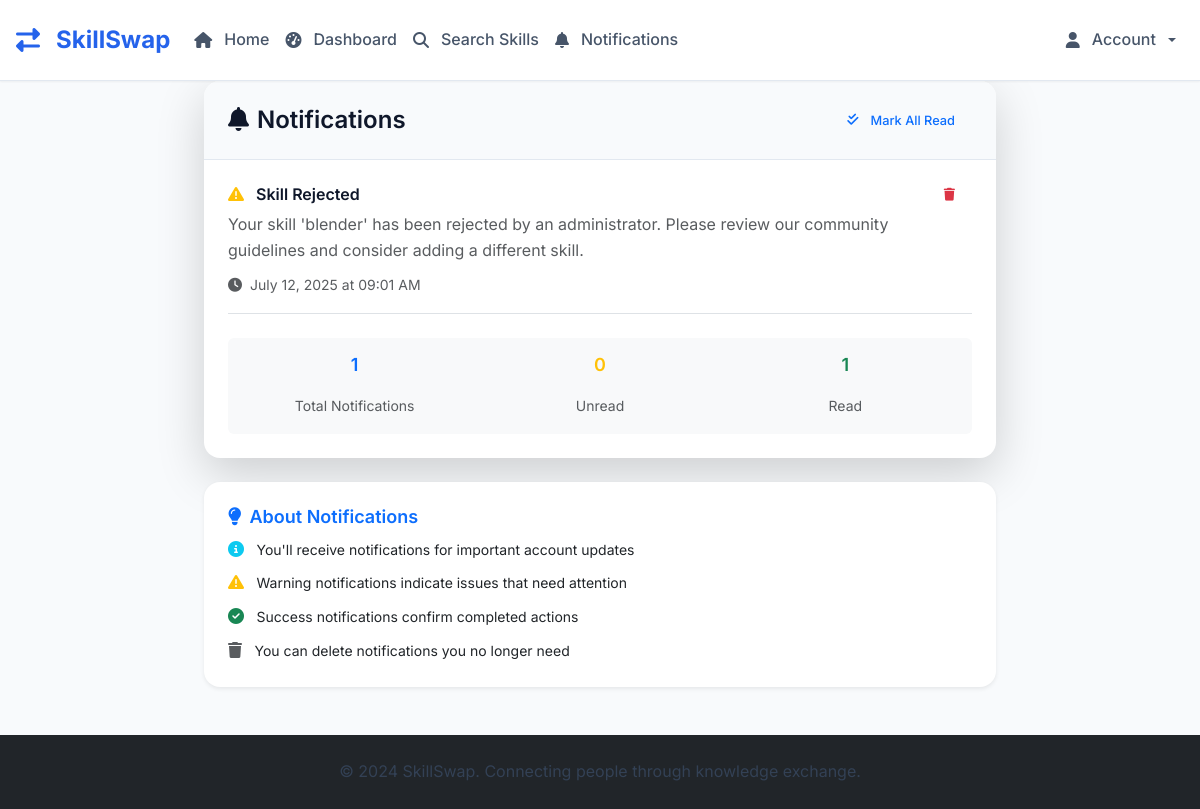
The page /notifications (signed in) on the database as committed earlier.
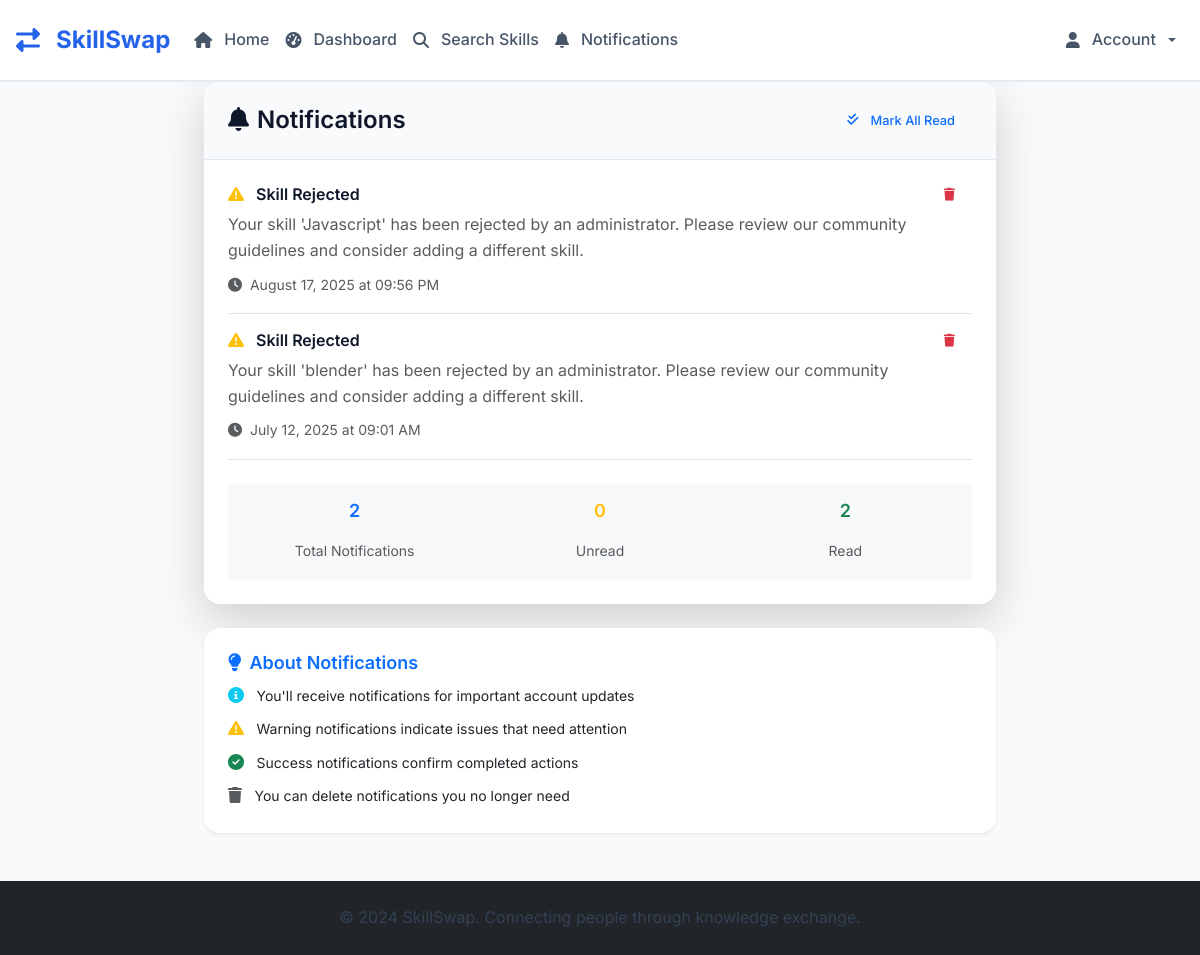
The same page on the database as committed later.
### tables this page shows
CREATE TABLE notifications (
            id INTEGER PRIMARY KEY AUTOINCREMENT,
            user_id INTEGER NOT NULL,
            title TEXT NOT NULL,
            message TEXT NOT NULL,
            type TEXT DEFAULT 'info', -- 'info', 'warning', 'error', 'success'
            is_read INTEGER DEFAULT 0,
            created_at TIMESTAMP DEFAULT CURRENT_TIMESTAMP,
            FOREIGN KEY (user_id) REFERENCES users (id)
        );

### skill_swap_app.py (the view)
@app.route('/notifications')
@login_required
def notifications():
    conn = get_db()
    user_notifications = conn.execute('''
        SELECT * FROM notifications
        WHERE user_id = ?
        ORDER BY created_at DESC
    ''', (session['user_id'],)).fetchall()
    conn.close()
    user_notifications = convert_rows_datetimes(user_notifications)
    return render_template('notifications.html', notifications=user_notifications)

### skill_swap_app.py (called while the page is built)
def parse_datetime(timestamp_str):
    if timestamp_str is None:
        return None
    try:
        if 'T' in timestamp_str:
            return datetime.fromisoformat(timestamp_str.replace('Z', '+00:00'))
        else:
            return datetime.strptime(timestamp_str, '%Y-%m-%d %H:%M:%S')
    except:
        return None

def convert_row_datetimes(row):
    if row is None:
        return None
    if hasattr(row, 'keys'):
        row_dict = dict(row)
    else:
        row_dict = row
    timestamp_fields = ['created_at', 'updated_at']
    for field in timestamp_fields:
        if field in row_dict and row_dict[field]:
            row_dict[field] = parse_datetime(row_dict[field])
    return row_dict

def convert_rows_datetimes(rows):
    if not rows:
        return []
    return [convert_row_datetimes(row) for row in rows]

def get_db():
    conn = sqlite3.connect('skill_swap.db')
    conn.row_factory = sqlite3.Row
    return conn

### templates/notifications.html (shortened to what the changed rows need)
{% extends "base.html" %}
{% block content %}
<div class="row justify-content-center">
    <div class="col-lg-8">
        <div class="card border-0 shadow-lg">
            <div class="card-body">
                {% if notifications %}
                <div class="notifications-list">
                    {% for notification in notifications %}
                    <div class="notification-item border-bottom pb-3 mb-3 {% if not notification.is_read %}border-start border-3 border-primary{% endif %}">
                        <div class="d-flex justify-content-between align-items-start">
                            <div class="flex-grow-1">
                                <div class="d-flex align-items-center mb-2">
                                    <h6 class="mb-0 me-2">
                                        {% if notification.type == 'warning' %}
                                            <i class="fas fa-exclamation-triangle text-warning me-2"></i>
                                        {% elif notification.type == 'error' %}
                                            <i class="fas fa-times-circle text-danger me-2"></i>
                                        {% elif notification.type == 'success' %}
                                            <i class="fas fa-check-circle text-success me-2"></i>
                                        {% else %}
                                            <i class="fas fa-info-circle text-info me-2"></i>
                                        {% endif %}
                                        {{ notification.title }}
                                    </h6>
                                </div>
                                <p class="text-muted mb-2">{{ notification.message }}</p>
                                <small class="text-muted">
                                    <i class="fas fa-clock me-1"></i>
                                    {{ notification.created_at.strftime('%B %d, %Y at %I:%M %p') if notification.created_at else 'Unknown time' }}
                                </small>
                            </div>
                            <div class="d-flex gap-1">
                                <a href="{{ url_for('delete_notification', notification_id=notification.id) }}"
                                   class="btn btn-outline-danger btn-sm"
                                   title="Delete notification"
                                   onclick="return confirm('Are you sure you want to delete this notification?')">
                                    <i class="fas fa-trash"></i>
                                </a>
                            </div>
                        </div>
                    </div>
                    {% endfor %}
                </div>
                <div class="mt-4 p-3 bg-light rounded">
                    <div class="row text-center">
                        <div class="col-md-4">
                            <h5 class="text-primary">{{ notifications|length }}</h5>
                            <small class="text-muted">Total Notifications</small>
                        </div>
                        <div class="col-md-4">
                            <h5 class="text-warning">{{ notifications|selectattr('is_read', 'equalto', 0)|list|length }}</h5>
                            <small class="text-muted">Unread</small>
                        </div>
                        <div class="col-md-4">
                            <h5 class="text-success">{{ notifications|selectattr('is_read', 'equalto', 1)|list|length }}</h5>
                            <small class="text-muted">Read</small>
                        </div>
                    </div>
                </div>
                {% endif %}
            </div>
        </div>
    </div>
</div>
{% endblock %}

Rows that differ between the two databases and show on the page:
added notifications: type "warning" (drawn), title "Skill Rejected", message "Your skill 'Javascript' has been rejected by an administrator. Please review our community guidelines and consider adding a different skill.", created_at "August 17, 2025 at 09:56 PM"
Other text that changed with them:
{{ notifications|length }}: "1" → "2"
{{ notifications|selectattr('is_read', 'equalto', 1)|list|length }}: "1" → "2"
